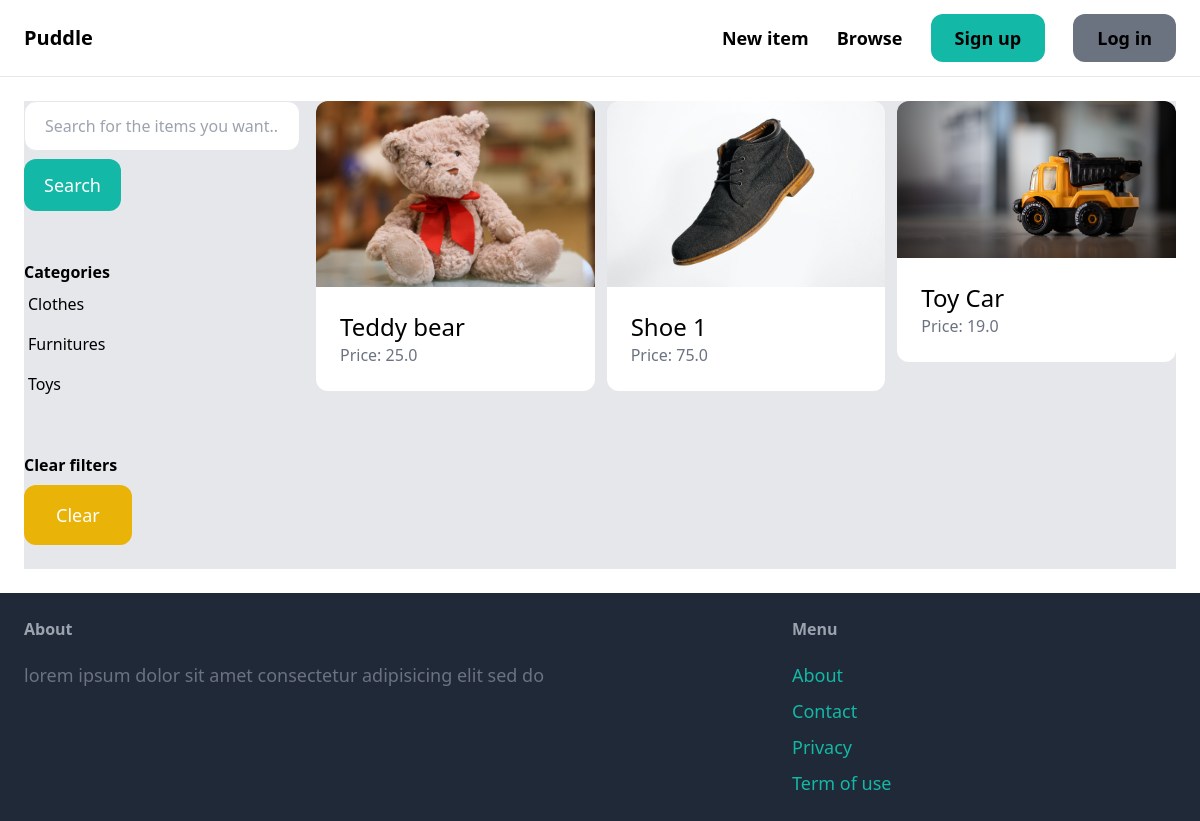
Page /items/ on the earlier database version.
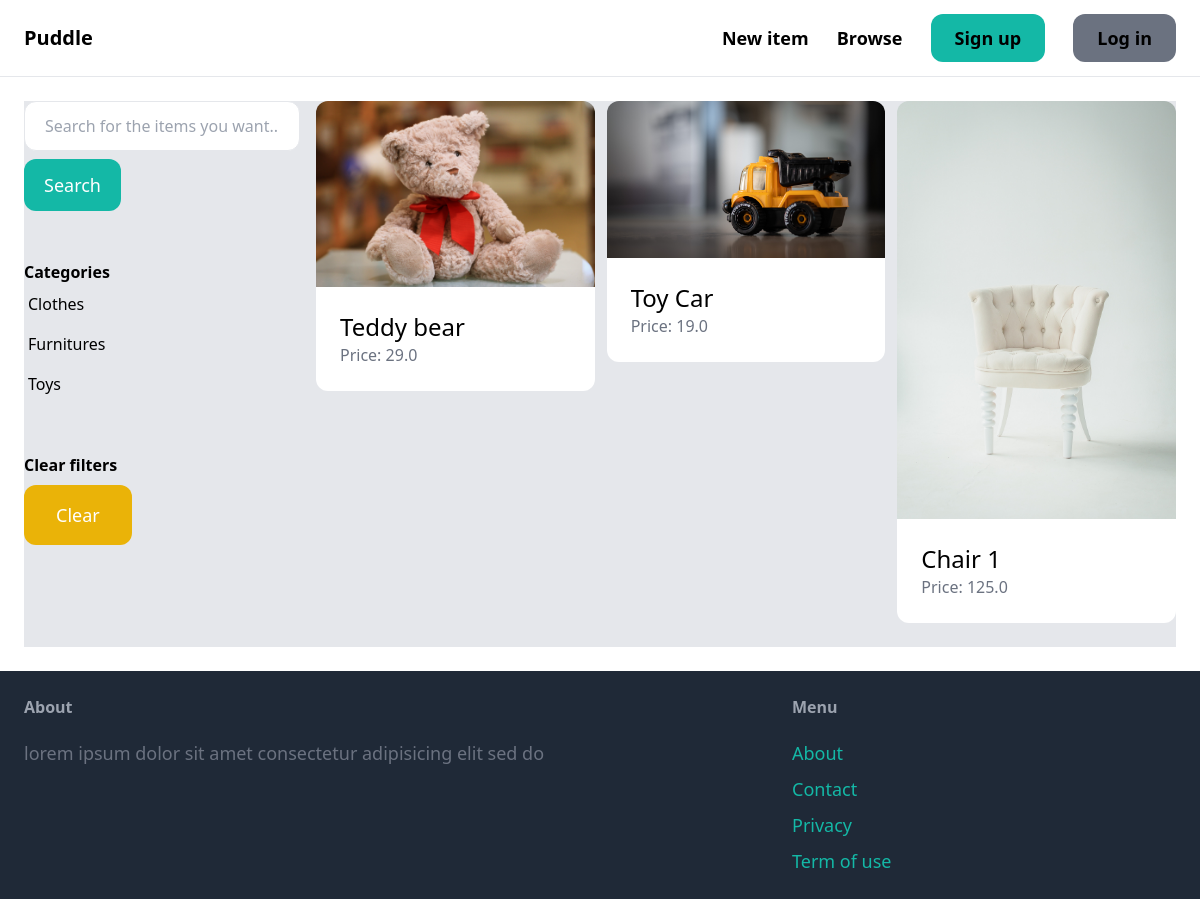
Same page on the later database version.
### item/models.py (models this page shows, shortened)
class Category(models.Model):
    name=models.CharField(max_length=255)
    class Meta:
        ordering=('name',)
        verbose_name_plural="Categories"

class Item(models.Model):
    category=models.ForeignKey(Category,related_name='items',on_delete=models.CASCADE)
    name=models.CharField(max_length=255)
    description=models.TextField(blank=True,null=True)
    price=models.FloatField()
    image=models.ImageField(upload_to='item_images',blank=True,null=True)
    is_sold=models.BooleanField(default=False)
    created_by=models.ForeignKey(User,related_name='items',on_delete=models.CASCADE)
    created_at=models.DateTimeField(auto_now_add=True)

### item/views.py (the view)
# urls.py: path('',views.items,name='items'),
def items(request):
    query=request.GET.get('query','')
    category_id=request.GET.get('category',0)
    categories= Category.objects.all()
    items = Item.objects.filter(is_sold=False)
    if category_id:
        items=items.filter(category_id=category_id)
    if query:
        items=items.filter(Q(name__icontains=query) | Q(description__icontains=query))
    return render(request,'item/items.html',{
        'items':items,
        'query':query,
        'categories':categories,
        'category_id':int(category_id)
    })

### item/templates/item/items.html (shortened to what this page needs)
{% extends 'core/base.html' %}
{% block content%}
    <div class="pb-6 grid grid-cols-4 gap-4 bg-gray-200">
        <div class="col-span-1">
            <form method="get" action="{% url 'item:items' %}">
                <input name="query" class="w-full py-3 px-5 border rounded-xl" type="text" value="{{ query }}" placeholder="Search for the items you want...">
                <button class="mt-2 py-3 px-5 text-lg bg-teal-500 text-white rounded-xl">Search</button>
            </form>
            <hr class="my-6">
            <p class="font-semibold">Categories</p>
            <ul>
                {% for category in categories %}
                    <li class="py-2 px-1 rounded-xl{% if category.id == category_id %} bg-gray-400 {% endif %}">
                        <a href="{% url 'item:items' %}?query={{ query }}&category={{ category.id }}">{{ category.name }}</a>
                    </li>
                {% endfor %}
            </ul>
            <hr class="my-6">
            <p class="font-semibold">Clear filters</p>
            <ul>
                <li><a href="{% url 'item:items' %}" class="mt-2 py-4 px-8 inline-block bg-yellow-500 text-lg rounded-xl text-white">Clear</a></li>
            </ul>
        </div>
        <div class="col-span-3">
            <div class="grid grid-cols-3 gap-3">
                {% for item in items %}
                    <div>
                        <a href="{% url 'item:detail' item.id %}">
                            <div>
                                <img src="{{ item.image.url }}" class="rounded-t-xl">
                            </div>
                            <div class="p-6 bg-white rounded-b-xl">
                                <h2 class="text-2xl">{{ item.name }}</h2>
                                <p class="text-gray-500">Price: {{ item.price }}</p>
                            </div>
                        </a>
                    </div>
                {% endfor %}
            </div>
        </div>
    </div>
{% endblock %}

Differences in the rows shown:
removed Item: image (picture), name "Shoe 1", price "75.0"
changed Item "Teddy bear": price "25.0" → "29.0"
added Item: image (picture), name "Chair 1", price "125.0"
